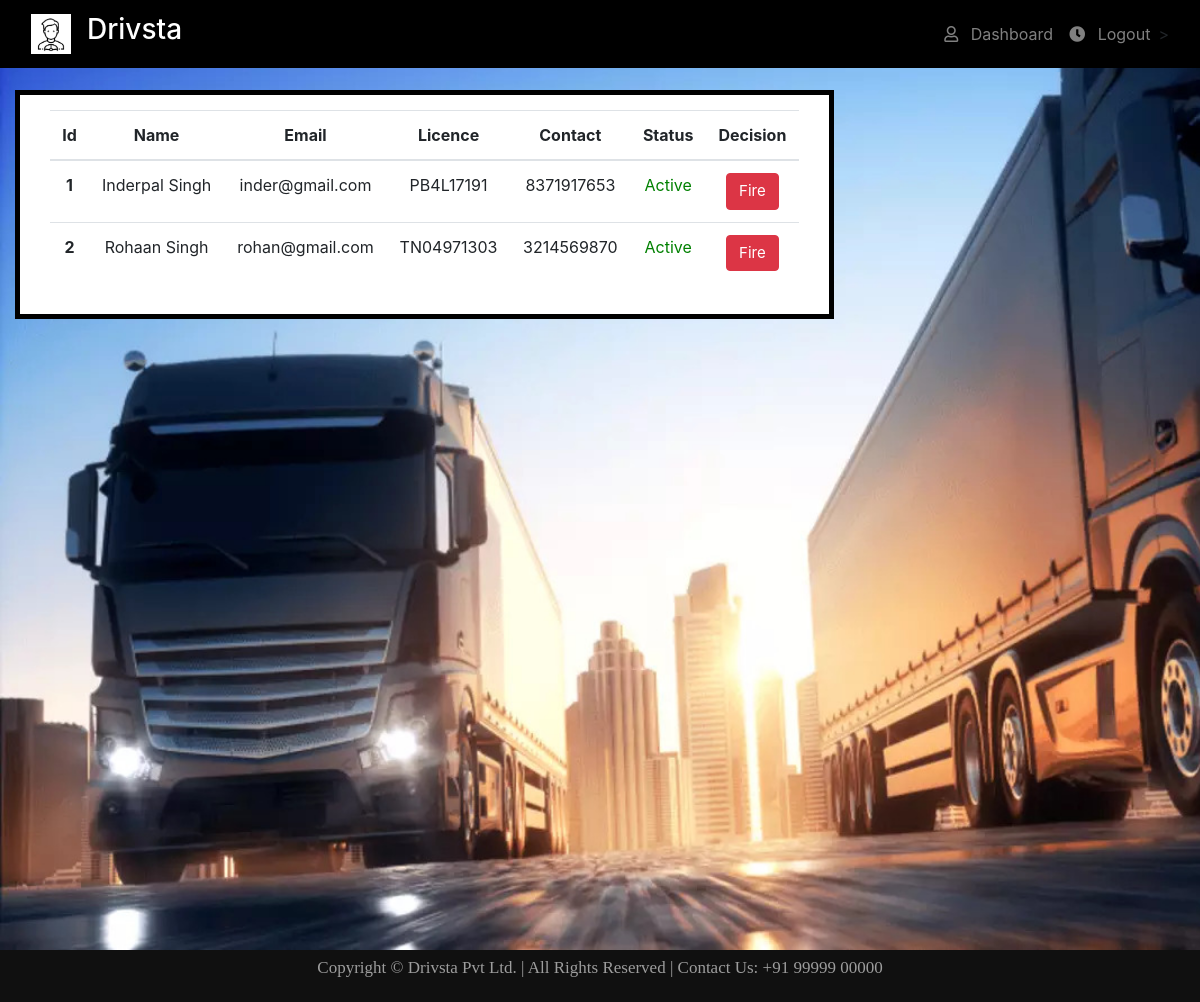
The app's page /fireDriver (signed in) with its own data.
### website/models.py (models this page shows)
class Driver(db.Model,UserMixin):
    id = db.Column(db.Integer, primary_key=True)
    email = db.Column(db.String(150),unique=True)
    password = db.Column(db.String(150))
    name = db.Column(db.String(150))
    address = db.Column(db.String(1000))
    contact = db.Column(db.BigInteger)
    license = db.Column(db.String(30))
    truckNumber = db.Column(db.Integer,db.ForeignKey('truck.id'))
    identity = db.Column(db.BLOB)
    checkpoint = db.Column(db.Integer,db.ForeignKey('checkpoint.id'))
    role_id = db.Column(db.Integer(), db.ForeignKey('role.id', ondelete='CASCADE'))
    status = db.Column(db.Integer) #0 -> Pending 1-> Active 2-> Rejected
    order = db.relationship('Order')

### website/views.py (the view)
@views.route('/fireDriver',methods=['GET','POST'])
def fireDriver():
    con = verifyUser("Admin")
    if con:
        drivers = Driver.query.limit(10).all()
        return render_template('fireDriver.html',drivers=drivers)
    else:
        flash("Not an Admin!",category="error")
        return redirect(url_for('auth.logout'))

### website/__init__.py (called while the page is built)
def create_app():
    app = Flask(__name__)
    app.config['SECRET_KEY'] = 'sbfdsbfa secrret key hai sadhsa'
    app.config['SQLALCHEMY_DATABASE_URI'] = f'sqlite:///{DB_NAME}'
    db.init_app(app)
    from .views import views
    from .auth import auth
    app.register_blueprint(views, url_prefix='/')
    app.register_blueprint(auth, url_prefix='/')
    from .models import Customer, Order, Admin, Driver, Truck, Checkpoint,Role
    create_database(app)
    @app.before_request
    def before_request():
        g.user = None
        if 'user' in session:
            g.user = session['user']
    return app

### website/views.py (called while the page is built)
def verifyUser(User):
    if g.user:
        if User == "Admin":
            if session['role'] == 1:
                return True
        elif User == "Customer":
            if session['role'] == 2:
                return True
        elif User == "Driver":
            if session['role'] == 3:
                return True

### website/templates/fireDriver.html (shortened to what this page needs)
{% extends 'base.html' %}
{% block content %}
<div class="background2">
<div class="container-fluid">
    <div class="mx-auto d-block">
        <div class="displayBox">
            <table class="table">
                <thead>
                    <tr>
                        <th scope="col">Id</th>
                        <th scope="col">Name</th>
                        <th scope="col">Email</th>
                        <th scope="col">Licence</th>
                        <th scope="col">Contact</th>
                        <th scope="col">Status</th>
                        <th scope="col">Decision</th>
                    </tr>
                </thead>
                <tbody>
                    {% for driver in drivers %}
                    <tr>
                        <th scope="row">{{ driver.id }}</th>
                        <td>{{ driver.name }}</td>
                        <td>{{ driver.email }}</td>
                        <td>{{ driver.license }}</td>
                        <td>{{ driver.contact }}</td>
                        {% if driver.status == 0 %}
                        <td style="color: blueviolet;">Pending</td>
                        {% elif driver.status == 1 %}
                        <td style="color: green;">Active</td>
                        {% else %}
                        <td style="color: red;">Rejected</td>
                        {% endif %}
                        <td>
                            <button type="button" class="btn btn-danger"  style="font-size: calc(3px + 1vw);" onclick="fireDriver({{ driver.id }})" >Fire</button>
                        </td>
                    </tr>
                    {% endfor %}
                </tbody>
            </table>
        </div>
    </div>
</div>
</div>
{% endblock %}
{% block footer %}
    {% include 'footer.html' %}
{% endblock %}

### website/static/style.css (style rules this page uses)
body { height:100%; width: 100%; margin: 0; }
.displayBox { float: left; font-size: calc(4px + 1vw); margin-top: 90px; padding: 15px 30px; width: 70%; background-color:#fff; color: #000; box-sizing: border-box; border: 5px solid black; margin-right: 0px; margin-bottom: 40px; }
.background2 { background: url('./images/trucklog2.jpg');padding: 0; text-align: center; color: #f8f8f8;background-size: cover; background-size: cover; min-height: 950px; background-repeat: no-repeat; }

### records on screen
Driver: id "1", name "Inderpal Singh", email "inder@gmail.com", license "PB4L17191", contact "8371917653", status "Active"
Driver: id "2", name "Rohaan Singh", email "rohan@gmail.com", license "TN04971303", contact "3214569870", status "Active"
